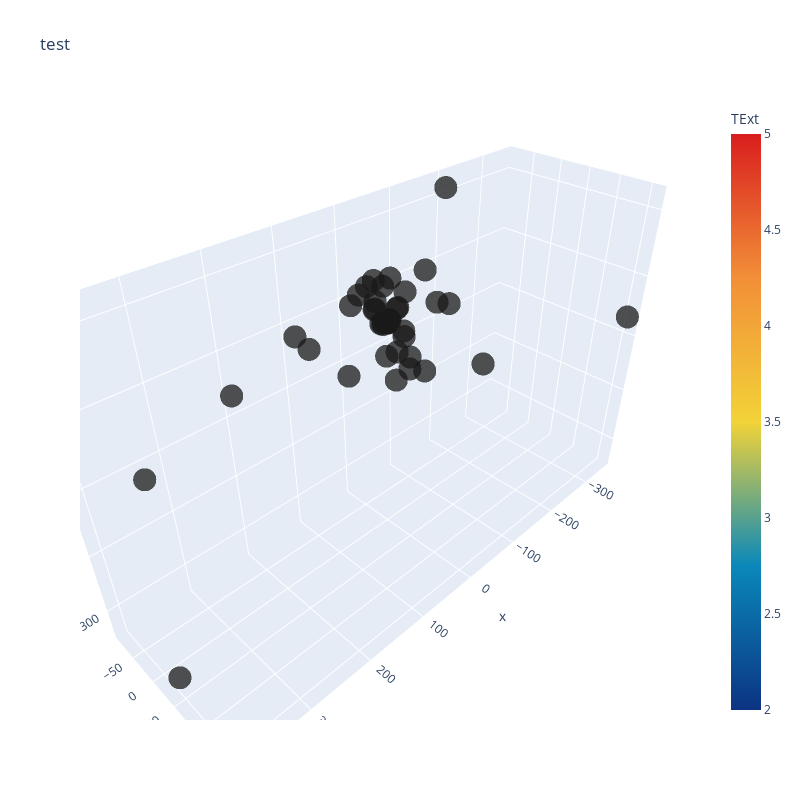

The code cell stored with this chart in its notebook:
### Code cell
trace1 = go.Scatter3d(
    x=tsne[:,0],
    y=tsne[:,1],
    z=tsne[:,2],
    mode='markers',
    marker=dict(
        sizemode='diameter',
        color = 'rgb(25, 25, 25)', # Chatbot_Text.values,
        colorscale = 'Portland',
        colorbar = dict(title = 'TExt'),
        line=dict(color='rgb(255, 255, 255)'),
        opacity=0.75
    )
)

data=[trace1]
layout=dict(height=800, width=800, title='test')
fig=dict(data=data, layout=layout)
py.iplot(fig, filename='3DBubble')
